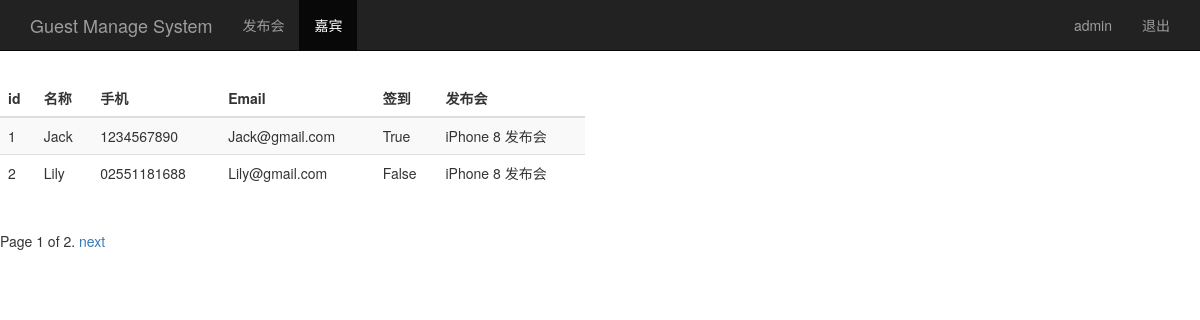
The page /guest_manage/ (signed in) on the database its author committed.
### sign/models.py (models this page shows, shortened)
class Guest(models.Model):
    event = models.ForeignKey(Event)    #关联发布会ID
    realname = models.CharField(max_length=64)  #姓名
    phone = models.CharField(max_length=16) #手机号码
    email = models.EmailField() #邮箱
    sign = models.BooleanField()    #签到状态
    create_time = models.DateTimeField(auto_now=True)   #创建时间(自动获取当前时间)
    class Meta:
        unique_together = ("event","phone")

class Event(models.Model):
    name = models.CharField(max_length=100) #发布会标题
    limit = models.IntegerField()   #参加人数
    status = models.BooleanField()  #状态
    address = models.CharField(max_length=200)  #地址
    start_time = models.DateTimeField('events time')    #发布会时间
    create_time = models.DateTimeField(auto_now=True)   #创建时间(自动获取当前时间)
    def __str__(self):
        return self.name

### sign/views.py (the view)
# urls.py: url(r'^guest_manage/$',views.guest_manage),
@login_required()
def guest_manage(request):
	username = request.session.get('user', '')
	guest_list = Guest.objects.all()
	paginator = Paginator(guest_list,2)
	page = request.GET.get('page')
	try:
		contacts = paginator.page(page)
	except PageNotAnInteger:
		contacts = paginator.page(1)
	except EmptyPage:
		contacts = paginator.page(paginator.num_pages)
	return render(request, "guest_manage.html", {'user': username, 'guests': contacts})

### sign/templates/guest_manage.html (shortened to what this page needs)
<!DOCTYPE html>
<html lang="zh-CN">
<head>
	{% load bootstrap3 %}
	{% bootstrap_css %}
</head>
<body>
	<nav class="navbar navbar-inverse navbar-fixed-top">
		<div class="container">
			<div class="navbar-header">
				<a class="navbar-brand" href="/event_manage/">Guest Manage System</a>
			</div>
			<div id="navbar" class="collapse navbar-collapse">
			<ul class="nav navbar-nav">
				<li><a href="/event_manage/">发布会</a></li>
				<li class="active"><a href="#">嘉宾</a></li>
			</ul>
			<ul class="nav navbar-nav navbar-right">
				<li><a href="#">{{user}}</a></li>
				<li><a href="/logout/">退出</a></li>
			</ul>
			</div>
		</div>
	</nav>
<div class="row" style="padding-top: 80px;">
	<div class="col-md-6">
		<table class="table table-striped">
			<thead>
				<tr>
					<th>id</th><th>名称</th><th>手机</th><th>Email</th><th>签到</th><th>发布会</th>
				</tr>
			</thead>
			<tbody>
				{% for guest in guests %}
				<tr>
					<td>{{ guest.id }}</td>
					<td>{{ guest.realname }}</td>
					<td>{{ guest.phone }}</td>
					<td>{{ guest.email }}</td>
					<td>{{ guest.sign }}</td>
					<td>{{ guest.event }}</td>
				</tr>
				{% endfor %}
			</tbody>
		</table>
	</div>
</div>
<div class="pagination">
	<span class="step-links">
		<span class="current">
			Page {{ guests.number }} of {{ guests.paginator.num_pages }}.
		</span>
		{% if guests.has_next %}
		<a href="?page={{ guests.next_page_number }}">next</a>
		{% endif %}
	</span>
</div>
</body>
</html>

### rows shown on the page
Guest: id "1", realname "Jack", phone "1234567890", email "Jack@gmail.com", sign "True", event "iPhone 8 发布会"
Guest: id "2", realname "Lily", phone "02551181688", email "Lily@gmail.com", sign "False", event "iPhone 8 发布会"

### other values the page prints
{{ user }} "admin"
{{ guests.number }} "1"
{{ guests.paginator.num_pages }} "2"
